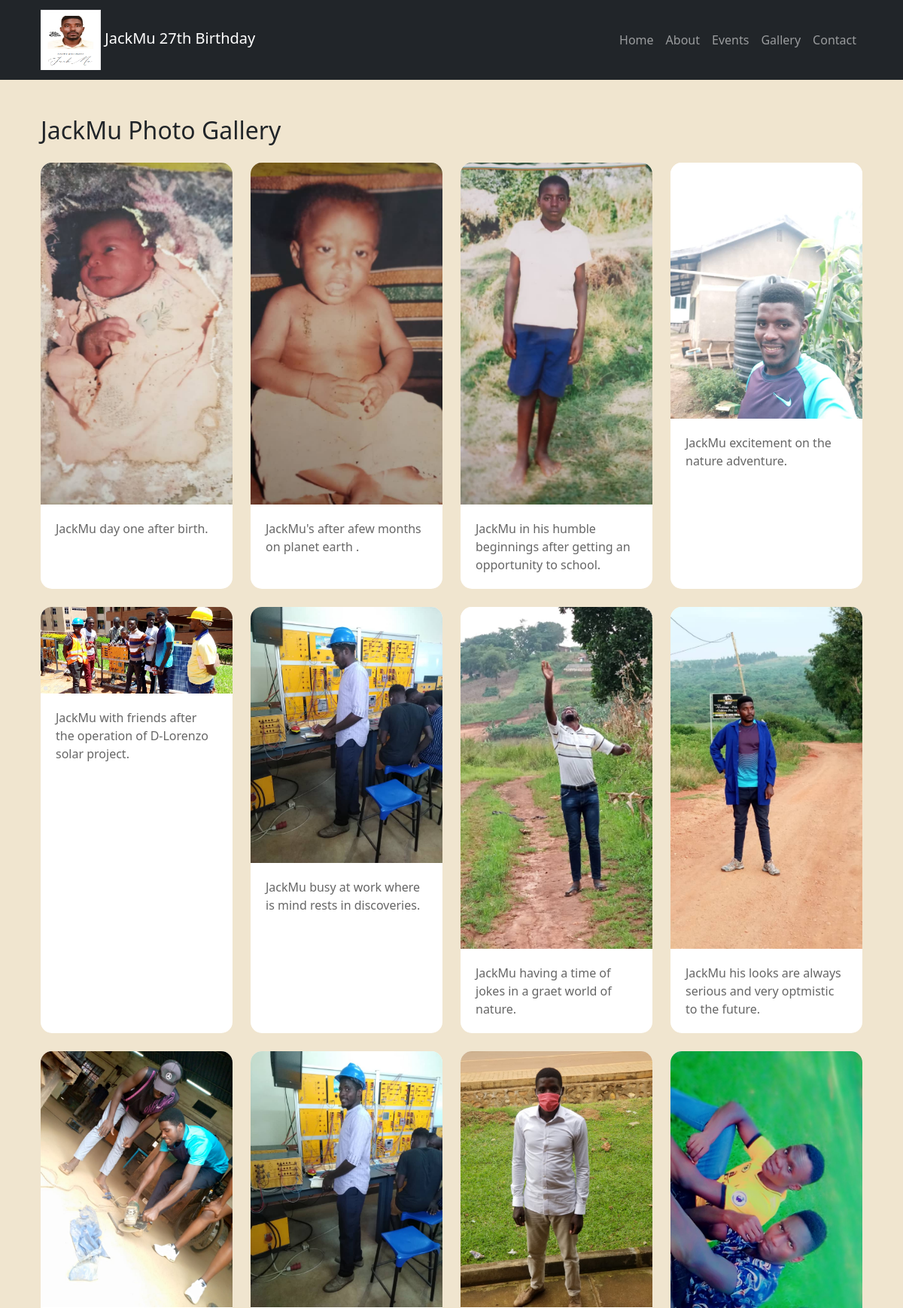
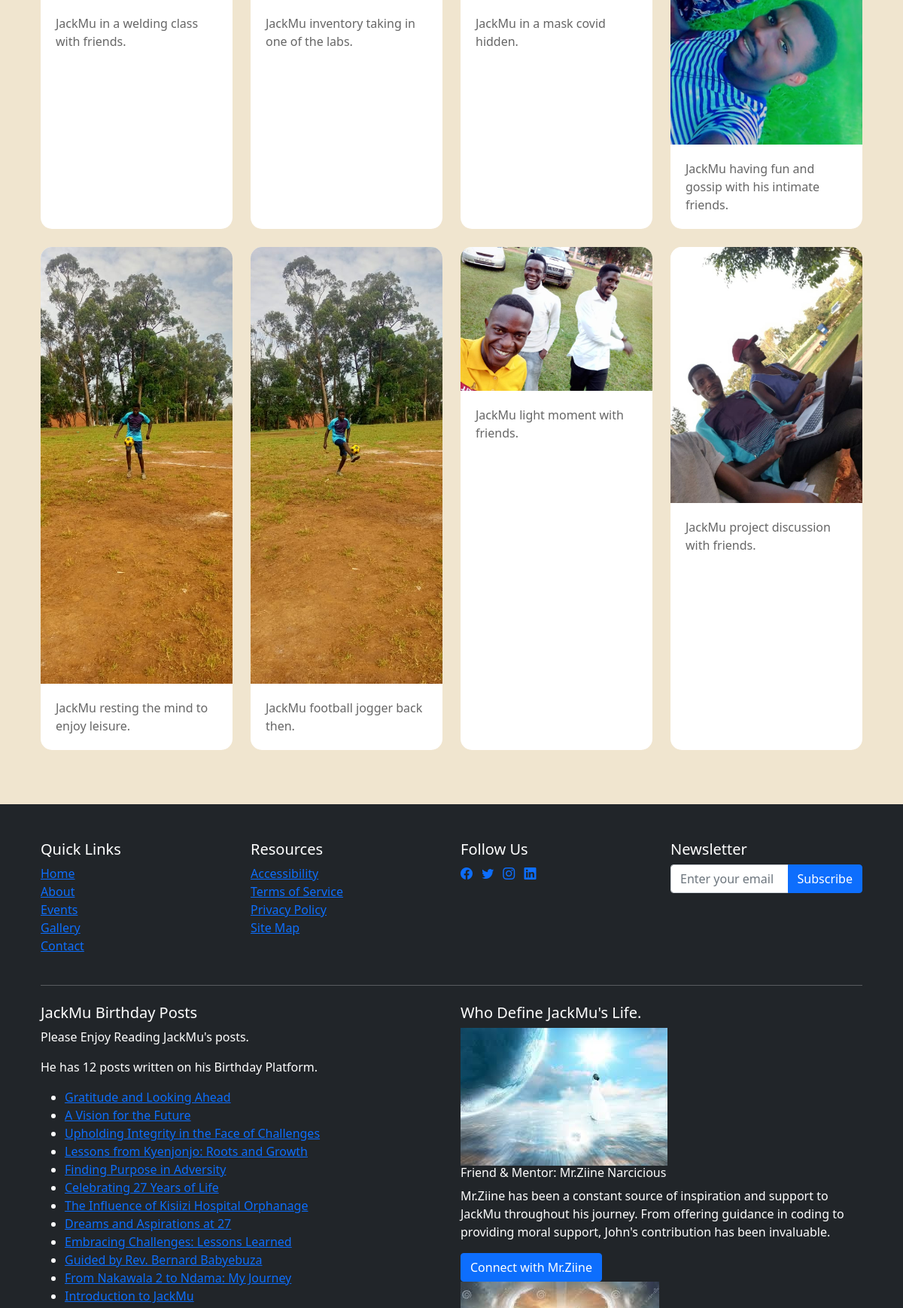
The app's page /gallery/ (signed in, upper part) with its own data (2 pictures, top to bottom).
### birthday/models.py (models this page shows, shortened)
class Post(models.Model):
    tags = TaggableManager()
    class Status(models.TextChoices):
        DRAFT = 'DF','Draft'
        PUBLISHED = 'PB', 'Published'
    title = models.CharField(max_length = 250)
    slug = models.SlugField(max_length = 250, unique_for_date = 'publish')
    author = models.ForeignKey(User,on_delete = models.CASCADE, related_name = 'birthday_posts')
    body = models.TextField()
    publish  = models.DateTimeField(default=timezone.now)
    created = models.DateTimeField(auto_now_add=True)
    updated = models.DateTimeField(auto_now=True)
    status = models.CharField(max_length=2,choices=Status.choices, default=Status.DRAFT)
    objects = models.Manager()
    published = PublishManager()
    class Meta:
        ordering = ['-publish']
        indexes = [
            models.Index(fields=["-publish"]),
        ]
    def get_absolute_url(self):
        return reverse('birthday:post_detail',args = [self.publish.year,self.publish.month,
                                                self.publish.day, self.slug])

### birthday/views.py (the view)
# urls.py: path('gallery/', views.gallery, name='gallery'),  # Define URL pattern for the gallery view
@login_required
def gallery(request):
    return render(request, 'birthday/gallery.html')

### birthday/models.py (called while the page is built)
    def get_queryset(self):
        return super().get_queryset().filter(status = Post.Status.PUBLISHED)

### birthday/templatetags/birthday_tags.py (called while the page is built)
@register.simple_tag
def total_posts():
    return Post.published.count()

@register.inclusion_tag('birthday/latest_posts.html')
def show_latest_posts(count=9):
    latest_posts = Post.published.order_by('-publish')[:count]
    return {'latest_posts': latest_posts}

### birthday/templates/birthday/gallery.html (shortened to what this page needs)
{% extends 'birthday/base.html' %}
{% block content %}
{% load static %}
<section id="photo-gallery" class="py-5">
    <div class="container">
        <h2 class="mb-4">JackMu Photo Gallery</h2>
        <div class="row">
            <div class="col-lg-3 col-md-4 col-sm-6 mb-4">
                <div class="card h-100">
                    <a href="{% static 'birthday/ja.jpg' %}" class="gallery-item">
                        <img src="{% static 'birthday/ja.jpg' %}" class="card-img-top" alt="Photo 1">
                    </a>
                    <div class="card-body">
                        <p class="card-text">JackMu day one after birth.</p>
                    </div>
                </div>
            </div>
        <div class="col-lg-3 col-md-4 col-sm-6 mb-4">
            <div class="card h-100">
                <a href="{% static 'birthday/j.jpg' %}" class="gallery-item">
                    <img src="{% static 'birthday/j.jpg' %}" class="card-img-top" alt="Photo 2">
                </a>
                <div class="card-body">
                    <p class="card-text">JackMu's after afew months on planet earth .</p>
                </div>
            </div>
        </div>
        <div class="col-lg-3 col-md-4 col-sm-6 mb-4">
            <div class="card h-100">
                <a href="{% static 'birthday/jac.jpg' %}" class="gallery-item">
                    <img src="{% static 'birthday/jac.jpg' %}" class="card-img-top" alt="Photo 3">
                </a>
                <div class="card-body">
                    <p class="card-text">JackMu in his humble beginnings after getting an opportunity to school.</p>
                </div>
            </div>
        </div>
        <div class="col-lg-3 col-md-4 col-sm-6 mb-4">
            <div class="card h-100">
                <a href="{% static 'birthday/1.jpg' %}" class="gallery-item">
                    <img src="{% static 'birthday/1.jpg' %}" class="card-img-top" alt="Photo 4">
                </a>
                <div class="card-body">
                    <p class="card-text">JackMu excitement on the nature adventure.</p>
                </div>
            </div>
        </div>
        <div class="col-lg-3 col-md-4 col-sm-6 mb-4">
            <div class="card h-100">
                <a href="{% static 'birthday/21.jpg' %}" class="gallery-item">
                    <img src="{% static 'birthday/21.jpg' %}" class="card-img-top" alt="Photo 5">
                </a>
                <div class="card-body">
                    <p class="card-text">JackMu with friends after the operation of D-Lorenzo solar project.</p>
                </div>
            </div>
        </div>
        <div class="col-lg-3 col-md-4 col-sm-6 mb-4">
            <div class="card h-100">
                <a href="{% static 'birthday/12.jpg' %}" class="gallery-item">
                    <img src="{% static 'birthday/12.jpg' %}" class="card-img-top" alt="Photo 12">
                </a>
                <div class="card-body">
                    <p class="card-text">JackMu busy at work where is mind rests in discoveries.</p>
                </div>
            </div>
        </div>
        <div class="col-lg-3 col-md-4 col-sm-6 mb-4">
            <div class="card h-100">
                <a href="{% static 'birthday/13.jpg' %}" class="gallery-item">
                    <img src="{% static 'birthday/13.jpg' %}" class="card-img-top" alt="Photo 13">
                </a>
                <div class="card-body">
                    <p class="card-text">JackMu having a time of jokes in a graet world of nature.</p>
                </div>
            </div>
        </div>
        <div class="col-lg-3 col-md-4 col-sm-6 mb-4">
            <div class="card h-100">
                <a href="{% static 'birthday/15.jpg' %}" class="gallery-item">
                    <img src="{% static 'birthday/15.jpg' %}" class="card-img-top" alt="Photo 15">
                </a>
                <div class="card-body">
                    <p class="card-text">JackMu his looks are always serious and very optmistic to the future.</p>
                </div>
            </div>
        </div>
        <div class="col-lg-3 col-md-4 col-sm-6 mb-4">
            <div class="card h-100">
                <a href="{% static 'birthday/16.jpg' %}" class="gallery-item">
                    <img src="{% static 'birthday/16.jpg' %}" class="card-img-top" alt="Photo 16">
                </a>
                <div class="card-body">
                    <p class="card-text">JackMu in a welding class with friends.</p>
                </div>
            </div>
        </div>
        <div class="col-lg-3 col-md-4 col-sm-6 mb-4">
            <div class="card h-100">
                <a href="{% static 'birthday/18.jpg' %}" class="gallery-item">
                    <img src="{% static 'birthday/18.jpg' %}" class="card-img-top" alt="Photo 18">
                </a>
                <div class="card-body">
                    <p class="card-text">JackMu inventory taking in one of the labs.</p>
                </div>
            </div>
        </div>
        <div class="col-lg-3 col-md-4 col-sm-6 mb-4">
            <div class="card h-100">
                <a href="{% static 'birthday/17.jpg' %}" class="gallery-item">
                    <img src="{% static 'birthday/17.jpg' %}" class="card-img-top" alt="Photo 17">
                </a>
                <div class="card-body">
                    <p class="card-text">JackMu in a mask covid hidden.</p>
                </div>
            </div>
        </div>
        <div class="col-lg-3 col-md-4 col-sm-6 mb-4">
            <div class="card h-100">
                <a href="{% static 'birthday/20.jpg' %}" class="gallery-item">
                    <img src="{% static 'birthday/20.jpg' %}" class="card-img-top" alt="Photo 20">
                </a>
                <div class="card-body">
                    <p class="card-text">JackMu having fun and gossip with his intimate friends.</p>
                </div>
            </div>
        </div>
        <div class="col-lg-3 col-md-4 col-sm-6 mb-4">
            <div class="card h-100">
                <a href="{% static 'birthday/26.jpg' %}" class="gallery-item">
                    <img src="{% static 'birthday/26.jpg' %}" class="card-img-top" alt="Photo 26">
                </a>
                <div class="card-body">
                    <p class="card-text">JackMu resting the mind to enjoy leisure.</p>
                </div>
            </div>
        </div>
        <div class="col-lg-3 col-md-4 col-sm-6 mb-4">
            <div class="card h-100">
                <a href="{% static 'birthday/27.jpg' %}" class="gallery-item">
                    <img src="{% static 'birthday/27.jpg' %}" class="card-img-top" alt="Photo 27">
                </a>
                <div class="card-body">
                    <p class="card-text">JackMu football jogger back then.</p>
                </div>
            </div>
        </div>
        <div class="col-lg-3 col-md-4 col-sm-6 mb-4">
            <div class="card h-100">
                <a href="{% static 'birthday/29.jpg' %}" class="gallery-item">
                    <img src="{% static 'birthday/29.jpg' %}" class="card-img-top" alt="Photo 29">
                </a>
                <div class="card-body">
                    <p class="card-text">JackMu light moment with friends.</p>
                </div>
            </div>
        </div>
        <div class="col-lg-3 col-md-4 col-sm-6 mb-4">
            <div class="card h-100">
                <a href="{% static 'birthday/30.jpg' %}" class="gallery-item">
                    <img src="{% static 'birthday/30.jpg' %}" class="card-img-top" alt="Photo 30">
                </a>
                <div class="card-body">
                    <p class="card-text">JackMu project discussion with friends.</p>
                </div>
            </div>
        </div>
    </div>
</section>
{% endblock %}

### birthday/templates/birthday/latest_posts.html
<ul class="latest-posts">
    {% for post in latest_posts %}
        <li class="post-item">
            <a href="{{ post.get_absolute_url }}" class="post-link">{{ post.title }}</a>
        </li>
    {% endfor %}
</ul>

### birthday/templates/birthday/base.html (style rules this page uses)
body { background-color: #f0e5cf; }

### birthday/templates/birthday/gallery.html (style rules this page uses)
.card { border: none; border-radius: 15px; overflow: hidden; transition: transform 0.3s; }
.card-body { padding: 20px; }
.card-text { font-size: 1.1rem; color: #666; }
.gallery-item { position: relative; display: block; overflow: hidden; }
.gallery-item img { transition: transform 0.3s; }
.card-body p { font-size: 1rem; color: #666; }

### records on screen
Post: title "Gratitude and Looking Ahead"
Post: title "A Vision for the Future"
Post: title "Upholding Integrity in the Face of Challenges"
Post: title "Lessons from Kyenjonjo: Roots and Growth"
Post: title "Finding Purpose in Adversity"
Post: title "Celebrating 27 Years of Life"
Post: title "The Influence of Kisiizi Hospital Orphanage"
Post: title "Dreams and Aspirations at 27"
Post: title "Embracing Challenges: Lessons Learned"
Post: title "Guided by Rev. Bernard Babyebuza"
Post: title "From Nakawala 2 to Ndama: My Journey"
Post: title "Introduction to JackMu"
